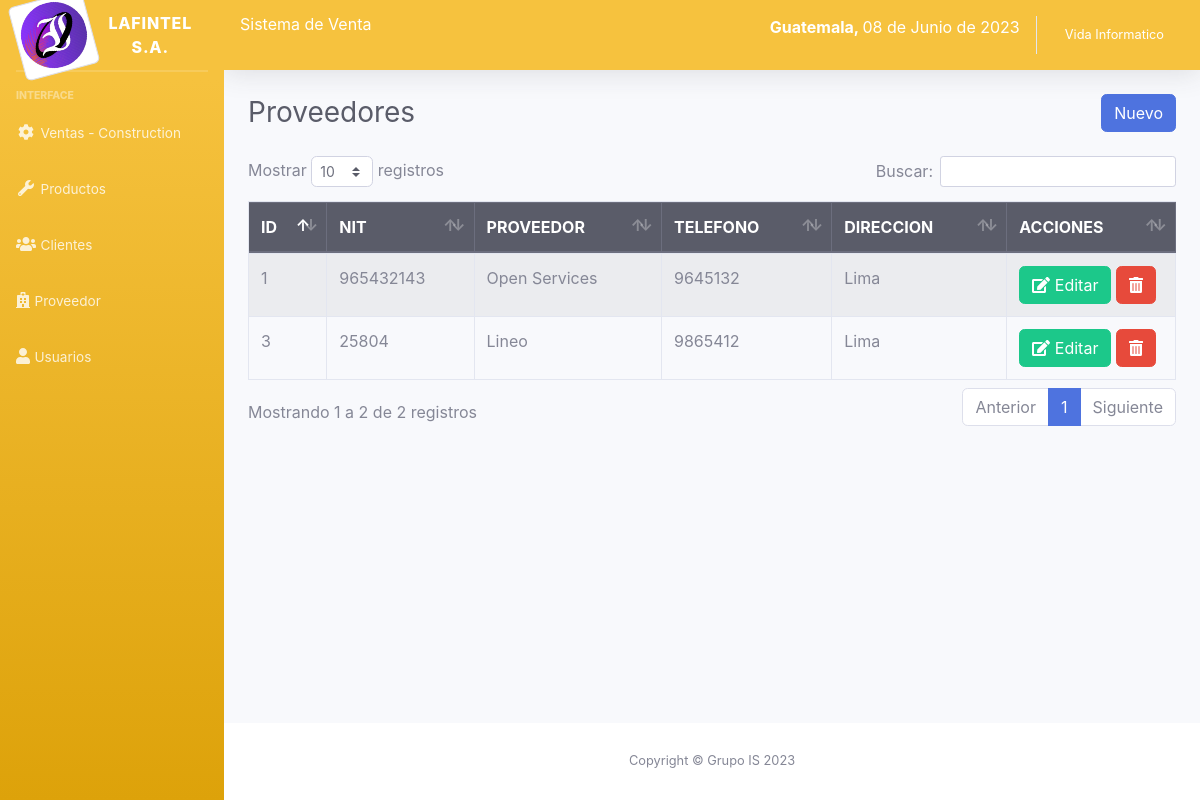
/sistema/lista_proveedor.php (signed in), run on the app's committed database.
### tables this page shows
CREATE TABLE `proveedor` (
  `codproveedor` int(11) NOT NULL,
  `proveedor` varchar(100) NOT NULL,
  `contacto` varchar(100) NOT NULL,
  `telefono` int(11) NOT NULL,
  `direccion` varchar(100) NOT NULL,
  `usuario_id` int(11) NOT NULL
);

### sistema/lista_proveedor.php (the view)
<?php include_once "includes/header.php"; ?>
<div class="container-fluid">
	<div class="d-sm-flex align-items-center justify-content-between mb-4">
		<h1 class="h3 mb-0 text-gray-800">Proveedores</h1>
		<a href="registro_proveedor.php" class="btn btn-primary">Nuevo</a>
	</div>
	<div class="row">
		<div class="col-lg-12">
			<div class="table-responsive">
				<table class="table table-striped table-bordered" id="table">
					<thead class="thead-dark">
						<tr>
							<th>ID</th>
							<th>NIT</th>
							<th>PROVEEDOR</th>
							<th>TELEFONO</th>
							<th>DIRECCION</th>
							<?php if ($_SESSION['rol'] == 1) { ?>
							<th>ACCIONES</th>
							<?php } ?>
						</tr>
					</thead>
					<tbody>
						<?php
						include "../conexion.php";
						$query = mysqli_query($conexion, "SELECT * FROM proveedor");
						$result = mysqli_num_rows($query);
						if ($result > 0) {
							while ($data = mysqli_fetch_assoc($query)) { ?>
								<tr>
									<td><?php echo $data['codproveedor']; ?></td>
									<td><?php echo $data['contacto']; ?></td>
									<td><?php echo $data['proveedor']; ?></td>
									<td><?php echo $data['telefono']; ?></td>
									<td><?php echo $data['direccion']; ?></td>
									<?php if ($_SESSION['rol'] == 1) { ?>
									<td>
										<a href="editar_proveedor.php?id=<?php echo $data['codproveedor']; ?>" class="btn btn-success"><i class='fas fa-edit'></i> Editar</a>
										<form action="eliminar_proveedor.php?id=<?php echo $data['codproveedor']; ?>" method="post" class="confirmar d-inline">
											<button class="btn btn-danger" type="submit"><i class='fas fa-trash-alt'></i> </button>
										</form>
									</td>
									<?php } ?>
								</tr>
						<?php }
						} ?>
					</tbody>
				</table>
			</div>
		</div>
	</div>
</div>
</div>
<?php include_once "includes/footer.php"; ?>

### data on the page
proveedor: codproveedor "1", contacto "965432143", proveedor "Open Services", telefono "9645132", direccion "Lima"
proveedor: codproveedor "3", contacto "25804", proveedor "Lineo", telefono "9865412", direccion "Lima"

### other printed values
fechaPeru() "08 de Junio de 2023"
$_SESSION['nombre'] "Vida Informatico"
